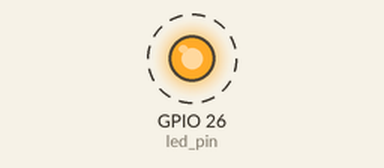
This program was run on a simulated Raspberry Pi (BCM pin numbers). Parts: output pins drawn as LEDs (lit = HIGH). Dashed ring = blinking. What the program prints to the terminal is not drawn. At 10.0 s the program stops and its outputs stay as they are.

Above: at 0.5 s.
Timing chart, 0 to 4.6 s (numbered marks = the images above):
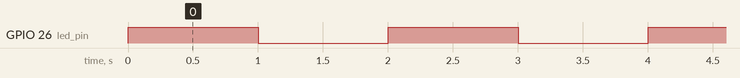

Measured:
- by itself, GPIO 26 (led_pin): alternates HIGH for 1.0 s and LOW for 1.0 s, 10 changes in all, then stays LOW

The program:

blink.py
```python
import RPi.GPIO as GPIO     # Importing the GPIO library to use the GPIO pins of Raspberry pi
import time, datetime
import telepot
from telepot.loop import MessageLoop
from time import sleep
from sys import exit# Importing the time library to provide the delays in program

led_pin = 26                # Initializing pin 21 for led

GPIO.setmode(GPIO.BCM)      # Using BCM numbering
GPIO.setup(led_pin, GPIO.OUT) # Declaring the pin 21 as output pin

for x in range(5):             # Loop will run only five times
    GPIO.output(led_pin, True) # Turn LED ON
    print ('LED ON')
    sleep(1)                   # Delay of 1 sec
    GPIO.output(led_pin, False) # Turn LED OFF
    print('LED OFF')
    sleep(1)                    # Delay of 1 sec

GPIO.cleanup()                  # Making all the output pins LOW
```
